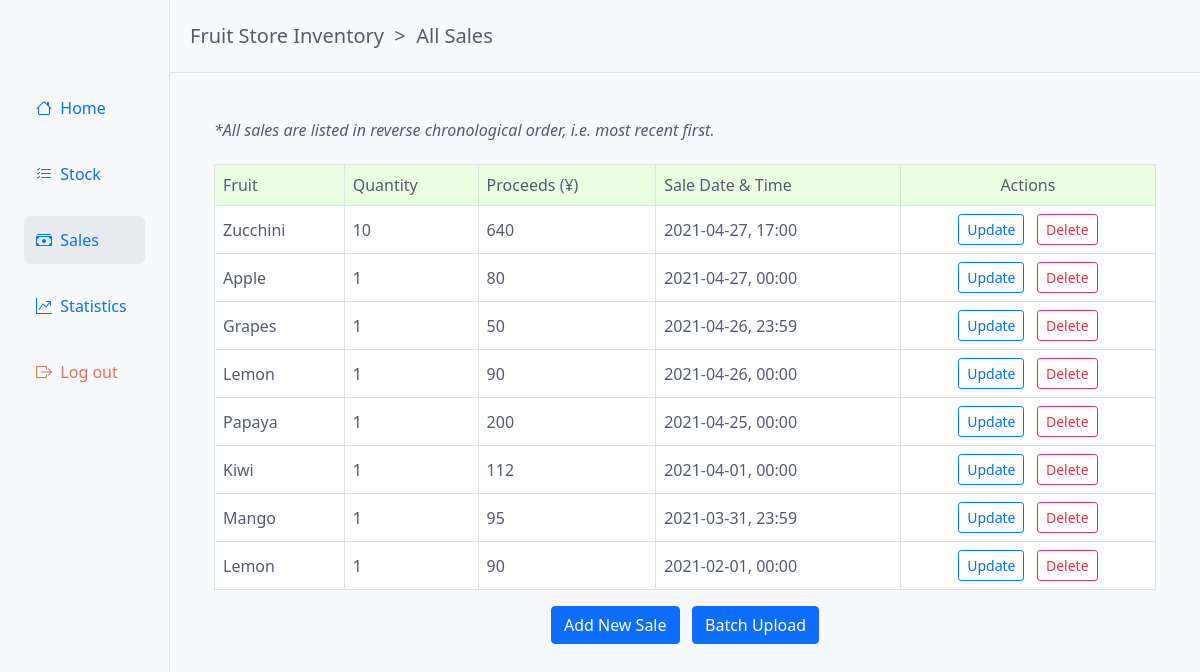
The page /sales/list/ (signed in) on the database its author committed.
### sales/models.py (models this page shows, shortened)
class Sale(models.Model):
    fruit = models.ForeignKey(
        Fruit,
        related_name="sales",
        on_delete=models.SET_NULL,
        null=True,
    )
    fruit_name = models.CharField(max_length=100)
    quantity = models.PositiveIntegerField(
        default=0,
        validators=[MinValueValidator(0), MaxValueValidator(999999999999)],
    )
    fruit_price_when_sold = models.PositiveIntegerField(blank=True, null=True)
    proceeds = models.PositiveIntegerField(blank=True, null=True)
    sold_on = models.DateTimeField(validators=[reject_future_date_time])
    class Meta:
        verbose_name = "sale"
        verbose_name_plural = "sales"

### sales/views.py (the view)
# urls.py: path("list/", sale_list, name="sale_list"),
@login_required
def sale_list(request):
    sales = Sale.objects.order_by("-sold_on")
    return render(request, "sales/sale_list.html", {"sales": sales})

### templates/sales/sale_list.html (shortened to what this page needs)
{% extends 'base.html' %}
{% load humanize %}
{% block page-trail %}&nbsp;&nbsp;>&nbsp;&nbsp;All Sales{% endblock page-trail %}
{% block content %}
    <div class="row my-5 mx-3">
        <div class="col mx-3">
            {% if sales %}
            <h6 class="mb-4"><i>*All sales are listed in reverse chronological order, i.e. most recent first.</i></h6>
            <div class="table-responsive">
                <table class="table table-bordered">
                    <thead class="table-header-bg-2">
                        <tr>
                            <th scope="col">Fruit</th>
                            <th scope="col">Quantity</th>
                            <th scope="col">Proceeds (¥)</th>
                            <th scope="col">Sale Date & Time</th>
                            <th scope="col" class="col-center-align">Actions</th>
                        </tr>
                    </thead>
                    <tbody class="table-body-bg">
                        {% for sale in sales %}
                            <tr>
                                <td>{{ sale.fruit_name|capfirst }}</td>
                                <td>{{ sale.quantity|intcomma }}</td>
                                <td>{{ sale.proceeds|intcomma }}</td>
                                <td>{{ sale.sold_on|date:"Y-m-d" }}, {{ sale.sold_on|time:"H:i" }}</td>
                                <td class="col-center-align">
                                    <a href="{% url 'sale_update' sale.pk %}"  class="btn btn-outline-primary btn-sm mr-2" role="button">Update</a>
                                    <form action="{% url 'sale_delete' sale.pk %}" method="POST" style="display:inline">
                                        <button type="submit" class="btn btn-outline-danger btn-sm">Delete</button>
                                    </form>
                                </td>
                            </tr>
                        {% endfor %}
                    </tbody>
                </table>
            </div>
            <div class="text-center">
                <a href="{% url 'sale_create' %}" class="btn btn-primary mr-2" role="button">Add New Sale</a>
                <a href="{% url 'sale_upload' %}" class="btn btn-primary" role="button">Batch Upload</a>
            </div>
            {% else %}
                <p>No sales information has been added. To do so, please use one of the buttons below.</p>
                <a href="{% url 'sale_create' %}" class="btn btn-primary mt-3 mr-2" role="button">Add New Sale</a>
                &nbsp;
                <a href="{% url 'sale_upload' %}" class="btn btn-primary mt-3" role="button">Batch Upload</a>
            {% endif %}
        </div>
    </div>
{% endblock %}

### static/css/base.css (style rules this page uses)
body { background-color: #f8f9fa; min-width: 700px; }
body, h5, h6, th, a { font-weight: 300; }
a:link { text-decoration: none; }
h5, h6, p, li, a, th, td { color: #555b6e; }
td { vertical-align: middle; }
.table-header-bg-2 { background-color:#eaffe1; }
.table-body-bg { background-color: #fff; }
.col-center-align { text-align: center; }

### rows shown on the page
Sale: fruit_name "Zucchini", quantity "10", proceeds "640", sold_on "2021-04-27", sold_on "17:00"
Sale: fruit_name "Apple", quantity "1", proceeds "80", sold_on "2021-04-27", sold_on "00:00"
Sale: fruit_name "Grapes", quantity "1", proceeds "50", sold_on "2021-04-26", sold_on "23:59"
Sale: fruit_name "Lemon", quantity "1", proceeds "90", sold_on "2021-04-26", sold_on "00:00"
Sale: fruit_name "Papaya", quantity "1", proceeds "200", sold_on "2021-04-25", sold_on "00:00"
Sale: fruit_name "Kiwi", quantity "1", proceeds "112", sold_on "2021-04-01", sold_on "00:00"
Sale: fruit_name "Mango", quantity "1", proceeds "95", sold_on "2021-03-31", sold_on "23:59"
Sale: fruit_name "Lemon", quantity "1", proceeds "90", sold_on "2021-02-01", sold_on "00:00"
